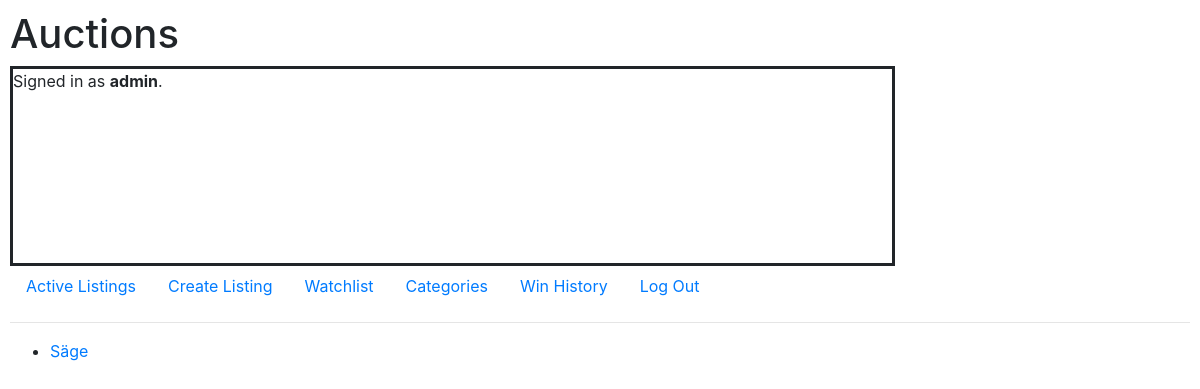
The page /categories (signed in) on the database as committed earlier.
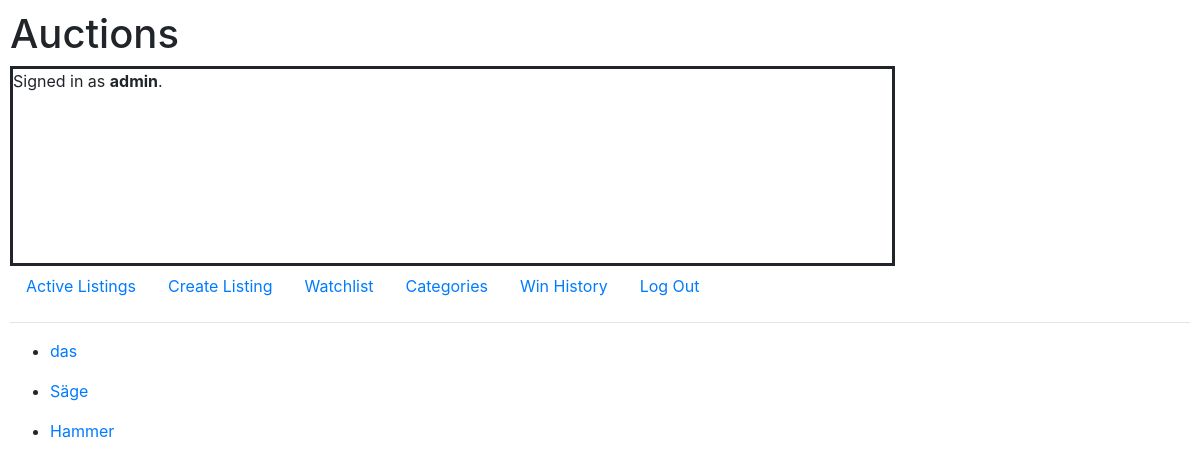
The same page on the database as committed later.
### auctions/models.py (models this page shows)
class User(AbstractUser):
    pass

class Listing(models.Model):
    title = models.CharField(max_length=64)
    description = models.CharField(max_length=300)
    category = models.CharField(max_length=64)
    image = models.URLField()
    starting_bid = models.IntegerField()
    added_by = models.ForeignKey(User, on_delete=models.CASCADE, blank=True, null=True )
    closed = models.BooleanField(blank=True, null=True)

### auctions/views.py (the view)
# urls.py: path("categories", views.Categories, name="categories"),
def Categories(request):
    listings = Listing.objects.all().values()
    category = []
    for listing in listings:
        category.append(listing["category"])
    category_final = set(category)
    return render(request, "auctions/categories.html" , {
        "categories": category_final
    })

### auctions/templates/auctions/categories.html
{% extends "auctions/layout.html" %} {% block body %} {% for category in categories %}
<ul>
    <li>
        <a href="{% url 'categorypage' category %}"> {{ category }} </a>
    </li>
</ul>
{% endfor %} {% endblock %}

### auctions/templates/auctions/layout.html (shortened to what this page needs)
{% load static %}
<!DOCTYPE html>
<html lang="en">
<head>
    <link rel="stylesheet" href="https://stackpath.bootstrapcdn.com/bootstrap/4.4.1/css/bootstrap.min.css">
    <link href="{% static 'auctions/styles.css' %}" rel="stylesheet">
</head>
<body>
    <h1>Auctions</h1>
    <div>
        {% if user.is_authenticated %} Signed in as <strong>{{ user.username }}</strong>. {% else %} Not signed in. {% endif %}
    </div>
    <ul class="nav">
        <li class="nav-item">
            <a class="nav-link" href="{% url 'index' %}">Active Listings</a>
        </li>
        {% if user.is_authenticated %}
        <li class="nav-item">
            <a class="nav-link" href="{% url 'create' %}">Create Listing</a>
        </li>
        {% if user.is_authenticated %}
        <a class="nav-link" href="{% url 'watchlist' %}">Watchlist</a> {% endif %}
        <a class="nav-link" href="{% url 'categories' %}">Categories</a>
        <a class="nav-link" href="{% url 'winhistory' %}">Win History</a>
        <li class="nav-item">
            <a class="nav-link" href="{% url 'logout' %}">Log Out</a>
        </li>
        {% endif %}
    </ul>
    <hr> {% block body %} {% endblock %}
</body>
</html>

### auctions/static/auctions/styles.css (style rules this page uses)
body { padding: 10px; }
div { height: 200px; width: 75%; border-style: solid; }

Rows that differ between the two databases and show on the page:
added Listing: categories "das"
added Listing: categories "Hammer"
